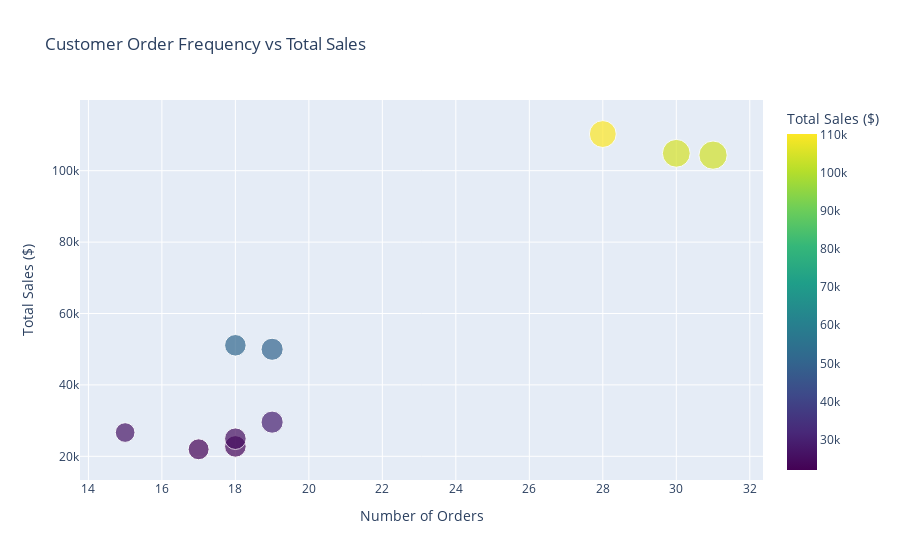

This figure's notebook cell:
### Code cell
fig = px.scatter(
    customer_frequency,
    x='OrderCount',
    y='TotalSales',
    title='Customer Order Frequency vs Total Sales',
    labels={'OrderCount': 'Number of Orders', 'TotalSales': 'Total Sales ($)'},
    color='TotalSales',
    color_continuous_scale='Viridis',
    size='OrderCount'  
)
fig.update_layout(
    xaxis_title='Number of Orders',
    yaxis_title='Total Sales ($)',
    coloraxis_colorbar_title='Total Sales ($)'
)
fig.show()


correlation = customer_frequency['OrderCount'].corr(customer_frequency['TotalSales'])
print(f"Correlation between order count and total sales: {correlation:.2f}")

### Figure 1 — Plotly figure (JSON) as saved in the notebook; plotly's stock layout.template omitted (floating-point values rounded to 4 significant figures)
{"data": [{"hovertemplate": "Number of Orders=%{marker.size}<br>Total Sales ($)=%{marker.color}<extra></extra>", "legendgroup": "", "marker": {"color": [104400.0, 104900.0, 110300.0, 49980.0, 29570.0, 22770.0, 51100.0, 24930.0, 21960.0, 26660.0], "coloraxis": "coloraxis", "size": [31, 30, 28, 19, 19, 18, 18, 18, 17, 15], "sizemode": "area", "sizeref": 0.0775, "symbol": "circle"}, "mode": "markers", "name": "", "orientation": "v", "showlegend": false, "type": "scatter", "x": [31, 30, 28, 19, 19, 18, 18, 18, 17, 15], "xaxis": "x", "y": [104400.0, 104900.0, 110300.0, 49980.0, 29570.0, 22770.0, 51100.0, 24930.0, 21960.0, 26660.0], "yaxis": "y"}], "layout": {"coloraxis": {"colorbar": {"title": {"text": "Total Sales ($)"}}, "colorscale": [[0, "#440154"], [0.1111, "#482878"], [0.2222, "#3e4989"], [0.3333, "#31688e"], [0.4444, "#26828e"], [0.5556, "#1f9e89"], [0.6667, "#35b779"], [0.7778, "#6ece58"], [0.8889, "#b5de2b"], [1, "#fde725"]]}, "legend": {"itemsizing": "constant", "tracegroupgap": 0}, "title": {"text": "Customer Order Frequency vs Total Sales"}, "xaxis": {"anchor": "y", "domain": [0, 1], "title": {"text": "Number of Orders"}}, "yaxis": {"anchor": "x", "domain": [0, 1], "title": {"text": "Total Sales ($)"}}}}
